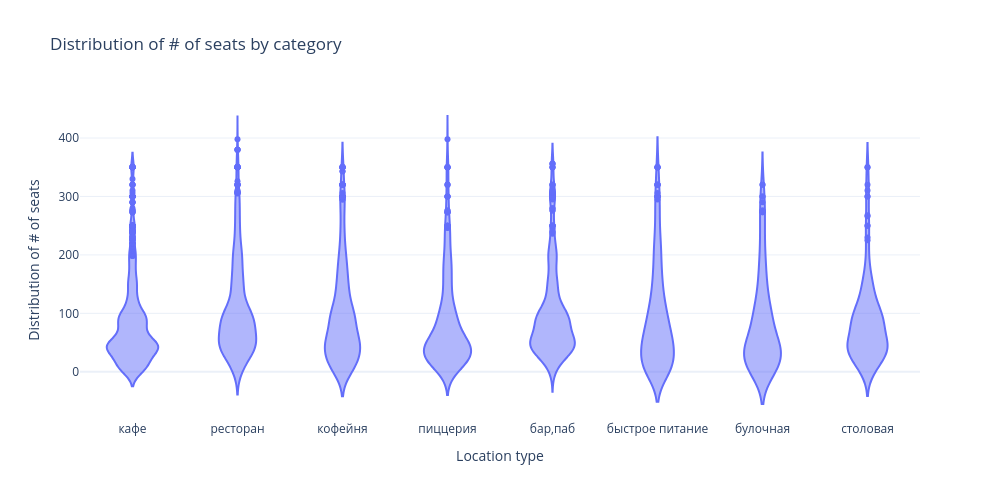

Source (notebook cell):
### Markdown cell above
Москва - это город кафе и ресторонав. Их более 4К из общего количества в 8.3К. Это ожидаемо: сходить на чашечку кофе - любимое занятие молодежи (предположительно). Следом идут кофейни и пабы, которых чуть более 2К. И затем уже остальные заведения.

Посмотрим на распределения посадочных мест.

### Code cell
# Number of seats
df_temp = (
    pd.pivot_table(
        data=df_places[df_places.seats > 0],
        index='category',
        values='seats',
        aggfunc=['mean', 'median'],
    )
    .reset_index()
    .set_axis(
        ['category', 'seats_mean', 'seats_median'],
        axis=1
    )
    .rename_axis('index', axis=1)
    .sort_values(by='seats_mean', ascending=False)
)

fig = px.violin(
    df_places,
    y='seats',
    x='category',
    # spanmode='hard',
    title='Distribution of # of seats by category',
    labels=dict(
        seats='Distribution of # of seats',
        category='Location type',
    ),
    width=FIG_WIDTH*100,
    height=FIG_HEIGHT*100,
    template='plotly_white'
)
fig.show()

display(round(df_temp, 1))

### Figure 1 — Plotly figure (JSON) as saved in the notebook; plotly's stock layout.template omitted (floating-point values rounded to 4 significant figures; data arrays with more than 128 entries replaced by an {"elided": "..."} marker saying what was removed)
{"data": [{"alignmentgroup": "True", "box": {"visible": false}, "hovertemplate": "Location type=%{x}<br>Distribution of # of seats=%{y}<extra></extra>", "legendgroup": "", "marker": {"color": "#636efa"}, "name": "", "offsetgroup": "", "orientation": "v", "scalegroup": "True", "showlegend": false, "type": "violin", "x": {"elided": "8270 str values"}, "x0": " ", "xaxis": "x", "y": {"elided": "8270 int values"}, "y0": " ", "yaxis": "y"}], "layout": {"height": 500, "legend": {"tracegroupgap": 0}, "title": {"text": "Distribution of # of seats by category"}, "violinmode": "group", "width": 1000, "xaxis": {"anchor": "y", "domain": [0, 1], "title": {"text": "Location type"}}, "yaxis": {"anchor": "x", "domain": [0, 1], "title": {"text": "Distribution of # of seats"}}}}
